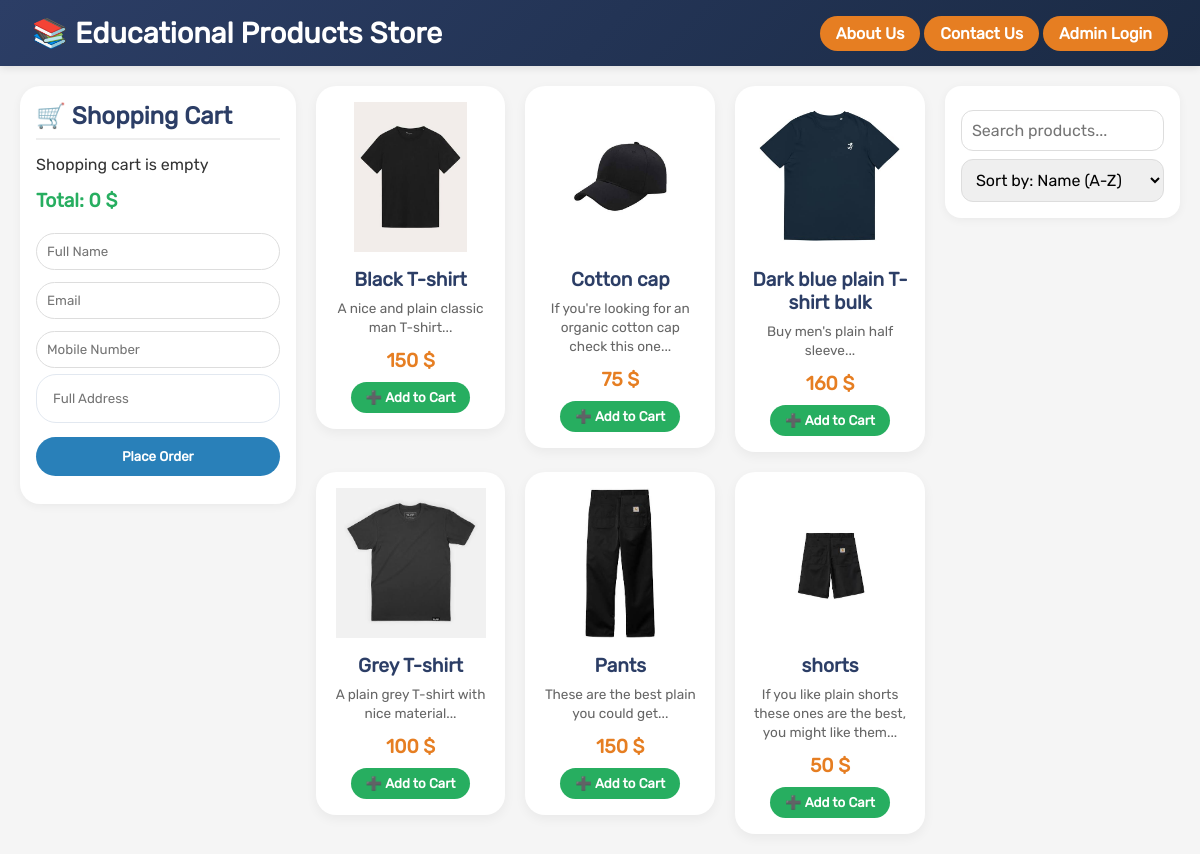
The page / on the database its author committed.
### tables this page shows
CREATE TABLE `products` (
  `pro_code` int NOT NULL,
  `pro_name` varchar(200) NOT NULL,
  `pro_qty` int NOT NULL,
  `pro_price` float NOT NULL,
  `pro_image` varchar(80) DEFAULT NULL,
  `pro_detail` text NOT NULL
);

### index.php (the view, shortened to what this page needs)
<?php
require_once 'includes/db_connect.php';
$search = isset($_GET['search']) ? mysqli_real_escape_string($link, $_GET['search']) : '';
$sort = isset($_GET['sort']) ? $_GET['sort'] : 'name_asc';
switch ($sort) {
    default:
        $orderBy = 'pro_name ASC';
}
$sql = "SELECT * FROM products
        WHERE pro_name LIKE '%$search%' OR pro_detail LIKE '%$search%'
        ORDER BY $orderBy";
$result = mysqli_query($link, $sql);
?>
<!DOCTYPE html>
<html lang="en" dir="ltr">
<head>
    <link rel="stylesheet" href="css/style.css">
</head>
<body>
    <header>
    <h1>📚 Educational Products Store</h1>
    <div class="admin-link">
        <a href="aboutUS.php">About Us</a>
        <a href="contact.php">Contact Us</a>
        <a href="admin/login.php">Admin Login</a>
    </div>
</header>
    <div class="container">
        <aside class="cart-sidebar">
            <h2>🛒 Shopping Cart</h2>
            <div id="cart-items"></div>
            <div id="cart-total">Total: 0 $</div>
            <div id="checkout-form">
                <input type="text" class="font-input" id="customer-name" placeholder="Full Name" required>
                <input type="email" class="font-input" id="customer-email" placeholder="Email" required>
                <input type="text" class="font-input" id="customer-mobile" placeholder="Mobile Number" required>
                <textarea rows="1" wrap="virtual" class="font-input" style="width:100%;" id="customer-address"
                    placeholder="Full Address" required></textarea>
                <button id="place-order-btn" class="submit-btn">Place Order</button>
            </div>
        </aside>
        <main class="products-grid">
            <?php while ($row = mysqli_fetch_assoc($result)): ?>
                <div class="product-card" data-id="<?php echo $row['pro_code']; ?>"
                    data-name="<?php echo htmlspecialchars($row['pro_name']); ?>"
                    data-price="<?php echo $row['pro_price']; ?>">
                    <a href="product.php?code=<?php echo $row['pro_code']; ?>"
                        style="text-decoration: none; color: inherit;">
                        <img src="<?php echo $row['pro_image']; ?>" alt="Product"
                            style="width:100%; height:150px; object-fit:contain;">
                        <h3><?php echo htmlspecialchars($row['pro_name']); ?></h3>
                    </a>
                    <p><?php echo htmlspecialchars(substr($row['pro_detail'], 0, 80)); ?>...</p>
                    <span class="price"><?php echo number_format($row['pro_price']); ?> $</span>
                    <button class="add-to-cart">➕ Add to Cart</button>
                </div>
            <?php endwhile; ?>
        </main>
        <aside class="filters">
            <form method="GET" action="index.php">
                <input type="text" name="search" placeholder="Search products..."
                    value="<?php echo htmlspecialchars($search); ?>">
                <select name="sort" onchange="this.form.submit()">
                    <option value="name_asc" <?php echo $sort == 'name_asc' ? 'selected' : ''; ?>>Sort by: Name (A-Z)</option>
                </select>
            </form>
        </aside>
    </div>
</body>
</html>

### css/style.css (style rules this page uses)
* { margin: 0; padding: 0; box-sizing: border-box; }
body { font-family: Rubik; background-color: #f5f5f5; direction: ltr; color: #333; }
header { background: linear-gradient(135deg, #2c3e66, #1a2a44); color: white; padding: 1rem 2rem; display: flex; justify-content: space-between; align-items: center; flex-wrap: wrap; box-shadow: 0 2px 8px rgba(0, 0, 0, 0.1); }
header h1 { font-size: 1.8rem; }
.admin-link a { background-color: #e67e22; color: white; padding: 0.5rem 1rem; border-radius: 30px; text-decoration: none; font-weight: bold; transition: background 0.2s; }
.container { display: flex; flex-wrap: wrap; gap: 20px; padding: 20px; max-width: 1400px; margin: 0 auto; align-items: flex-start; }
.filters { flex: 1; min-width: 200px; background: white; border-radius: 16px; padding: 1rem; box-shadow: 0 2px 10px rgba(0, 0, 0, 0.05); height: fit-content; }
.filters input, .filters select { font-family: Rubik; width: 100%; padding: 10px; margin-top: 8px; border: 1px solid #ddd; border-radius: 12px; font-size: 1rem; }
.products-grid { flex: 3; min-width: 0; display: grid; grid-template-columns: repeat(3, 1fr); gap: 20px; align-items: start; }
.product-card { background: white; border-radius: 20px; padding: 1rem; text-align: center; align-self: start; box-shadow: 0 4px 12px rgba(0, 0, 0, 0.05); transition: transform 0.2s, box-shadow 0.2s; height: fit-content; }
.product-card img { width: 100%; height: 160px; object-fit: contain; }
.product-card h3 { margin: 12px 0 8px; font-size: 1.2rem; color: #2c3e66; }
.product-card p { font-size: 0.85rem; color: #666; margin-bottom: 12px; line-height: 1.4; }
.price { display: block; font-weight: bold; font-size: 1.2rem; color: #e67e22; margin: 10px 0; }
.add-to-cart { font-family: Rubik; background-color: #27ae60; color: white; border: none; padding: 8px 15px; border-radius: 40px; font-weight: bold; cursor: pointer; transition: background 0.2s; }
.cart-sidebar { font-family: Rubik; flex: 1.2; min-width: 260px; background: white; border-radius: 20px; padding: 1rem; box-shadow: 0 2px 10px rgba(0, 0, 0, 0.05); height: fit-content; max-width: 350px; align-self: flex-start; }
.cart-sidebar textarea { font-family: Rubik; border: 1px solid #e2e8f0; border-radius: 20px; padding: 1rem; width: 100%; resize: none; }
.cart-sidebar h2 { border-bottom: 2px solid #eee; padding-bottom: 8px; margin-bottom: 15px; color: #2c3e66; }
#cart-total { font-weight: bold; font-size: 1.2rem; margin: 15px 0; text-align: left; color: #27ae60; }
#checkout-form input { font-family: Rubik !important; width: 100%; padding: 10px; margin: 6px 0; border: 1px solid #ddd; border-radius: 30px; }
#place-order-btn { font-family: Rubik !important; background-color: #2980b9; color: white; border: none; padding: 12px; width: 100%; border-radius: 40px; font-weight: bold; cursor: pointer; margin-top: 10px; }
.font-input { font-family: Rubik !important; }
.submit-btn { font-family: Rubik !important; }

### rows shown on the page
products: pro_image (picture), pro_name "Black T-shirt", pro_detail "A nice and plain classic man T-shirt", pro_price "150"
products: pro_image (picture), pro_name "Cotton cap", pro_detail "If you're looking for an organic cotton cap check this one", pro_price "75"
products: pro_image (picture), pro_name "Dark blue plain T-shirt bulk", pro_detail "Buy men's plain half sleeve", pro_price "160"
products: pro_image (picture), pro_name "Grey T-shirt", pro_detail "A plain grey T-shirt with nice material", pro_price "100"
products: pro_image (picture), pro_name "Pants", pro_detail "These are the best plain you could get", pro_price "150"
products: pro_image (picture), pro_name "shorts", pro_detail "If you like plain shorts these ones are the best, you might like them", pro_price "50"
